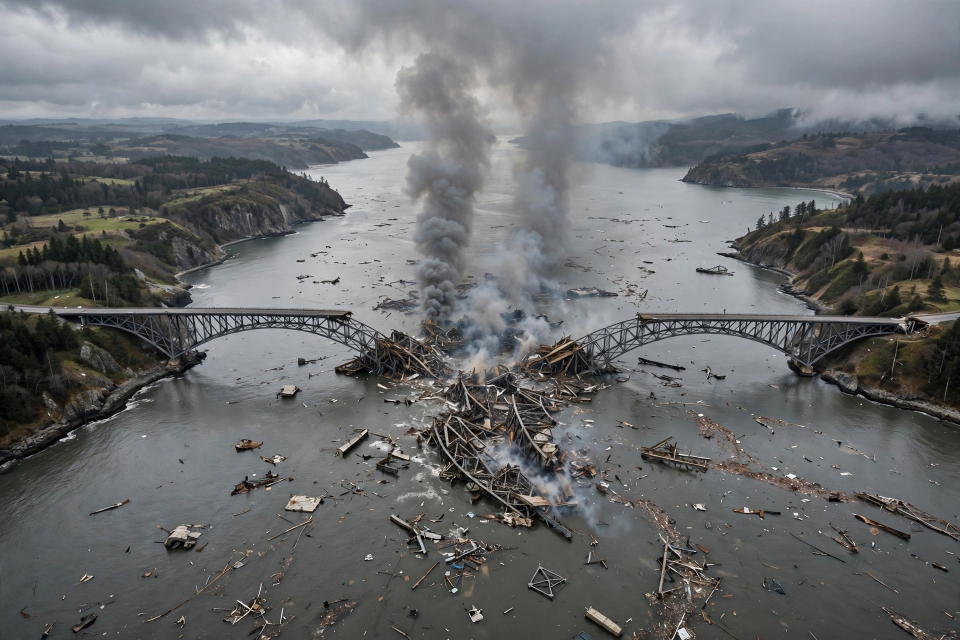
#> input picture assets/media-generation-bridge-0-f1408140-7d7a-4998-b354-f97d2cdd2318.png, 1920 x 1280 px (shown at 1/2 size); its folder holds 4 pictures in this run
$ python compose.py
#> lines starting #> are read from the running program, lines starting #| are printed output that depends on the picture
#!/usr/bin/env python3
"""Compose the news-image-20261117 entry v2: a dense newspaper front page
summing up Tuesday 17 November 2026's world news — 45 verified stories,
9 illustrated panels, a world-map panel with 26 story-location dots, and
36 one-line briefs across four regional columns. All panel photos are
AI-generated illustrations (no text in them); every word is drawn crisply
with PIL. Deterministic: same inputs -> same bytes."""
import os
from PIL import Image, ImageDraw, ImageFont

BASE = os.path.dirname(os.path.abspath(__file__))
ASSETS = os.path.join(BASE, "assets")

W, H = 1024, 1024
MARGIN = 12
GUT = 8

NAVY = (13, 27, 46)
NAVY2 = (18, 38, 63)
YELLOW = (255, 201, 14)
WHITE = (255, 255, 255)
BLACK = (10, 10, 10)
RED = (198, 12, 24)
GREY_BG = (238, 238, 235)
DARK = (24, 24, 24)
MIDGREY = (90, 90, 90)
OCEAN = (203, 224, 240)
LAND = (199, 191, 168)
LAND_LINE = (150, 142, 120)

FB = "/usr/share/fonts/truetype/dejavu/DejaVuSans-Bold.ttf"
FR = "/usr/share/fonts/truetype/dejavu/DejaVuSans.ttf"
FSB = "/usr/share/fonts/truetype/dejavu/DejaVuSerif-Bold.ttf"

def font(path, size):
    return ImageFont.truetype(path, size)

F_DATE = font(FSB, 44)
F_SUB = font(FB, 20)
F_HERO_HEAD = font(FB, 40)
F_HERO_SUB = font(FR, 22)
F_KICK = font(FB, 14)
F_KICK_S = font(FB, 13)
F_HEAD = font(FB, 20)
F_SUB2 = font(FR, 14)
F_HEAD_S = font(FB, 18)
F_SUB_S = font(FR, 13)
F_MAP_HEAD = font(FB, 14)
F_COL_HEAD = font(FB, 14)
F_BRIEF = font(FR, 14)

def crop_to(im, tw, th, cy=0.5):
    """Crop image to target aspect, centred vertically at fraction cy."""
    w, h = im.size
    target = tw / th
    ch = int(w / target)
    if ch > h:
        cw = int(h * target)
        x0 = (w - cw) // 2
        return im.crop((x0, 0, x0 + cw, h)).resize((tw, th), Image.LANCZOS)
    y0 = int(max(0, min(h - ch, cy * h - ch / 2)))
    return im.crop((0, y0, w, y0 + ch)).resize((tw, th), Image.LANCZOS)

def load(name):
    for f in sorted(os.listdir(ASSETS)):
        if f.startswith("media-generation-" + name + "-") and \
                f.endswith((".png", ".webp", ".jpg", ".jpeg")):
            return Image.open(os.path.join(ASSETS, f)).convert("RGB")
    raise FileNotFoundError(name)

def wrap(draw, text, fnt, max_w):
    words, lines, cur = text.split(), [], ""
    for wd in words:
        t = (cur + " " + wd).strip()
        if draw.textlength(t, font=fnt) <= max_w:
            cur = t
        else:
            if cur:
                lines.append(cur)
            cur = wd
    if cur:
        lines.append(cur)
    return lines

def panel(draw, canvas, img, x, y, w, h, kicker, head, sub, kcolor=RED,
          head_font=F_HEAD, sub_font=F_SUB2, kick_font=F_KICK, img_h=80):
    canvas.paste(img, (x, y))
    draw.rectangle([x, y + img_h, x + w, y + h], fill=WHITE)
    draw.rectangle([x, y, x + w - 1, y + h - 1], outline=(200, 200, 200), width=1)
    tx = x + 8
    ty = y + img_h + 6
    draw.text((tx, ty), kicker, font=kick_font, fill=kcolor)
    ty += kick_font.size + 2
    for ln in wrap(draw, head, head_font, w - 16):
        draw.text((tx, ty), ln, font=head_font, fill=BLACK)
        ty += head_font.size + 1
    for ln in wrap(draw, sub, sub_font, w - 16):
        draw.text((tx, ty), ln, font=sub_font, fill=MIDGREY)
        ty += sub_font.size + 1
    if ty > y + h - 1:
        print(f"WARNING: caption overflow in panel {kicker!r} by {ty - (y + h)}px")

# ---- Simplified world map (lon, lat polygons, equirectangular) ----
N_AMERICA = [(-168,66),(-158,71),(-140,70),(-128,70),(-115,73),(-100,72),(-95,80),
             (-85,80),(-80,73),(-70,68),(-65,62),(-60,55),(-55,52),(-60,47),(-65,44),
             (-70,42),(-75,35),(-80,32),(-81,25),(-87,21),(-90,21),(-97,26),(-105,22),
             (-108,24),(-112,28),(-117,32),(-122,37),(-124,42),(-124,48),(-130,54),
             (-140,60),(-150,61),(-158,58),(-165,60),(-168,66)]
GREENLAND = [(-58,64),(-45,60),(-40,64),(-32,68),(-22,70),(-25,76),(-35,80),(-50,80),
             (-60,76),(-62,70),(-58,64)]
S_AMERICA = [(-79,9),(-77,8),(-75,11),(-71,12),(-64,10),(-60,8),(-54,6),(-51,4),
             (-50,0),(-44,-3),(-38,-5),(-35,-8),(-37,-13),(-39,-17),(-41,-22),(-46,-24),
             (-48,-28),(-52,-33),(-57,-38),(-62,-41),(-65,-45),(-67,-49),(-69,-52),
             (-71,-54),(-74,-53),(-73,-46),(-73,-40),(-73,-33),(-71,-29),(-70,-23),
             (-70,-18),(-75,-15),(-77,-12),(-79,-8),(-81,-4),(-81,0),(-80,5),(-79,9)]
EUROPE = [(-10,36),(-9,38),(-9,43),(-4,44),(-2,47),(-1,49),(2,51),(4,52),(7,54),
          (8,57),(10,58),(10,59),(6,60),(5,62),(8,63),(12,65),(15,66),(18,69),
          (22,70),(27,71),(30,70),(28,66),(25,65),(23,62),(22,60),(24,58),(21,55),
          (19,54),(15,54),(12,54),(8,54),(8,57),(5,53),(3,51),(0,46),(-2,44),
          (-4,44),(-9,43),(-10,36)]
UK = [(-5,50),(-3,53),(-5,56),(-4,58),(-2,57),(-1,57),(1,53),(1,51),(0,50),(-3,50),
      (-5,50)]
AFRICA = [(-17,15),(-17,21),(-14,24),(-10,31),(-6,33),(-5,35),(0,36),(5,37),(10,37),
          (11,34),(15,32),(20,32),(25,32),(30,31),(32,31),(34,28),(35,25),(37,22),
          (38,18),(40,15),(43,12),(48,11),(51,12),(51,5),(48,2),(45,-1),(41,-4),
          (40,-8),(39,-12),(36,-16),(35,-20),(33,-25),(31,-29),(28,-33),(25,-34),
          (20,-35),(18,-32),(16,-28),(14,-23),(13,-18),(13,-13),(12,-8),(9,-1),
          (9,4),(6,4),(0,6),(-4,5),(-8,4),(-12,8),(-15,11),(-17,15)]
MADAGASCAR = [(44,-16),(47,-15),(50,-16),(50,-20),(47,-24),(45,-25),(44,-21),(44,-16)]
ASIA = [(30,36),(36,36),(40,39),(44,39),(48,38),(48,34),(47,30),(50,29),(54,26),
        (58,26),(61,25),(66,25),(68,23),(72,20),(76,13),(77,8),(80,7),(80,14),
        (84,18),(88,22),(91,22),(92,16),(95,16),(98,14),(98,10),(101,7),(103,1),
        (104,8),(106,10),(109,13),(109,18),(106,20),(108,21),(111,21),(114,22),
        (118,25),(121,28),(122,33),(122,37),(126,40),(130,42),(133,43),(136,44),
        (139,47),(141,50),(142,55),(142,60),(140,66),(138,71),(133,72),(128,72),
        (123,73),(118,73),(113,74),(108,75),(103,76),(98,76),(93,75),(88,74),
        (83,73),(78,72),(73,72),(69,70),(65,69),(60,69),(55,69),(50,69),(45,68),
        (40,67),(35,66),(31,65),(30,60),(28,55),(30,50),(33,45),(36,42),(35,38),
        (30,36)]
INDONESIA = [(95,5),(98,4),(100,0),(102,-3),(105,-5),(108,-7),(111,-7),(114,-8),
             (117,-9),(120,-10),(123,-10),(126,-9),(129,-8),(132,-6),(134,-4),
             (136,-2),(139,-2),(141,-3),(141,-8),(138,-8),(134,-7),(130,-6),
             (127,-8),(124,-9),(121,-10),(118,-9),(115,-8),(112,-7),(109,-6),
             (106,-5),(103,-3),(100,0),(97,3),(95,5)]
NEW_GUINEA = [(131,-1),(136,-2),(141,-3),(146,-6),(150,-10),(147,-9),(143,-8),
              (139,-8),(136,-7),(132,-4),(131,-1)]
JAPAN = [(130,31),(132,33),(135,34),(137,35),(139,35),(141,39),(141,42),(143,43),
         (145,44),(142,44),(140,41),(139,38),(137,36),(134,34),(131,33),(130,31)]
AUSTRALIA = [(113,-22),(114,-26),(115,-31),(115,-34),(118,-35),(122,-34),(126,-32),
             (129,-32),(132,-32),(135,-35),(137,-35),(140,-38),(144,-38),(147,-39),
             (150,-37),(152,-33),(153,-30),(153,-27),(151,-24),(149,-21),(146,-19),
             (143,-15),(142,-12),(142,-15),(140,-17),(139,-18),(136,-15),(134,-12),
             (132,-12),(129,-13),(126,-14),(123,-16),(120,-19),(117,-20),(114,-21),
             (113,-22)]
NEW_ZEALAND = [(167,-45),(169,-46),(172,-43),(174,-41),(176,-38),(178,-37),(175,-38),
               (173,-41),(170,-43),(167,-45)]
CONTINENTS = [N_AMERICA, GREENLAND, S_AMERICA, EUROPE, UK, AFRICA, MADAGASCAR,
              ASIA, INDONESIA, NEW_GUINEA, JAPAN, AUSTRALIA, NEW_ZEALAND]

# Story locations: (lon, lat)
DOTS = [(36.5, 45.3), (30.5, 50.45), (56, 27), (114, 22.5), (-122, 37.4),
        (2.35, 48.85), (-77, 38.9), (104, 60), (106.9, 47.9), (34.5, 31.5),
        (23, -2), (30.1, -1.9), (46.7, 24.7), (45, 12.8), (139.7, 35.7),
        (-47.9, -15.8), (174.8, -36.8), (-0.1, 51.5), (14.4, 50.1), (44.4, 33.3),
        (50.6, 26.2), (28, -26), (103.8, 1.35), (-58.4, -34.6), (10.75, 59.9),
        (31.2, 30)]

def draw_map(draw, x, y, w, h):
    """Draw the world map panel: header + ocean + continents + story dots."""
    draw.rectangle([x, y, x + w, y + h], fill=OCEAN)
    draw.rectangle([x, y, x + w, y + 22], fill=NAVY)
    draw.text((x + 8, y + 3), "WHERE IT HAPPENED \u2014 26 FLASH POINTS",
              font=F_MAP_HEAD, fill=WHITE)
    mx, my, mw, mh = x, y + 22, w, h - 22
    lat_top, lat_bot = 72.0, -58.0
    def proj(lon, lat):
        px = mx + (lon + 180.0) / 360.0 * mw
        py = my + (lat_top - lat) / (lat_top - lat_bot) * mh
        # clamp into the map rect so polar land never paints over the header
        px = min(max(px, mx), mx + mw - 1)
        py = min(max(py, my), my + mh - 1)
        return (px, py)
    for poly in CONTINENTS:
        pts = [proj(lon, lat) for lon, lat in poly]
        draw.polygon(pts, fill=LAND, outline=LAND_LINE)
    for lon, lat in DOTS:
        px, py = proj(lon, lat)
        r = 3.2
        draw.ellipse([px - r - 1, py - r - 1, px + r + 1, py + r + 1], fill=WHITE)
        draw.ellipse([px - r, py - r, px + r, py + r], fill=RED)
    draw.rectangle([x, y, x + w - 1, y + h - 1], outline=(200, 200, 200), width=1)

canvas = Image.new("RGB", (W, H), GREY_BG)
draw = ImageDraw.Draw(canvas)

# ---- Masthead ----
mh_y, mh_h = MARGIN, 80
draw.rectangle([MARGIN, mh_y, W - MARGIN, mh_y + mh_h], fill=NAVY)
draw.rectangle([MARGIN, mh_y + mh_h - 5, W - MARGIN, mh_y + mh_h], fill=YELLOW)
date = "TUESDAY 17 NOVEMBER 2026"
dw = draw.textlength(date, font=F_DATE)
#> dw = 769
draw.text(((W - dw) / 2, mh_y + 6), date, font=F_DATE, fill=WHITE)
sub = "THE WORLD IN ONE IMAGE \u2014 45 STORIES \u2022 SIX CONTINENTS"
sw = draw.textlength(sub, font=F_SUB)
#> sw = 680.5
draw.text(((W - sw) / 2, mh_y + 54), sub, font=F_SUB, fill=YELLOW)

# ---- Hero: Kerch Bridge ----
hy, hh = mh_y + mh_h + GUT, 180
hw = W - 2 * MARGIN
hero = crop_to(load("bridge"), hw, hh, cy=0.52)
#> in load, returned value is the input picture: PIL image 1920x1280 RGB; mean R, G, B 107.1, 109.2, 110.5
#> in crop_to, `w, h = im.size`: w = 1920; h = 1280
#> in crop_to, `ch = int(w / target)`: ch = 345
#> in crop_to, `y0 = int(max(0, min(h - ch, cy * h - ch / 2)))`: y0 = 493
canvas.paste(hero, (MARGIN, hy))
band_h = 100
band = Image.new("RGBA", (hw, band_h), (0, 0, 0, 0))
#> band: PIL image 1000x100 RGBA; every value is 0
bd = ImageDraw.Draw(band)
for i in range(band_h):
    a = int(215 * (i / band_h) ** 0.6)
    bd.line([(0, i), (hw, i)], fill=(8, 12, 20, a))
canvas.paste(band, (MARGIN, hy + hh - band_h), band)
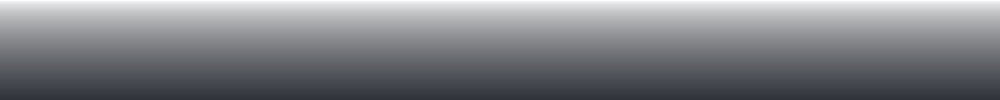
#> band: PIL image 1000x100 RGBA; mean R, G, B, A 8, 12, 20, 132.8; transparent parts drawn white
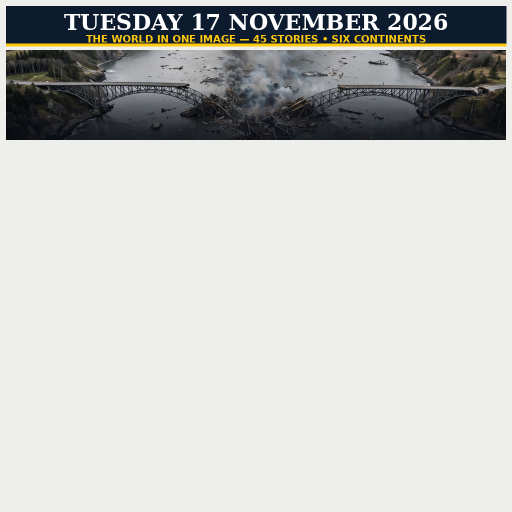
#> canvas: PIL image 1024x1024 RGB (shown at 1/2 size); mean R, G, B 197.1, 197.7, 195.1
draw = ImageDraw.Draw(canvas)
draw.rectangle([MARGIN + 14, hy + hh - band_h + 8, MARGIN + 14 + 168, hy + hh - band_h + 34],
               fill=RED)
draw.text((MARGIN + 22, hy + hh - band_h + 10), "UKRAINE WAR", font=F_KICK, fill=WHITE)
draw.text((MARGIN + 14, hy + hh - 64), "KERCH BRIDGE FALLS", font=F_HERO_HEAD, fill=WHITE)
draw.text((MARGIN + 14, hy + hh - 24),
          "Ukraine strike drops road arch into the strait \u2014 road link to Crimea cut",
          font=F_HERO_SUB, fill=(225, 225, 225))

# ---- Map row: world map + Ebola + Gaza ----
mry, mrh = hy + hh + GUT, 160
map_w = 492
sm_w = (W - 2 * MARGIN - map_w - 2 * GUT) // 2
draw_map(draw, MARGIN, mry, map_w, mrh)
eb = crop_to(load("ebola"), sm_w, 80, cy=0.45)
#> call 2 of crop_to, with tw = 246, th = 80, cy = 0.45
#> in crop_to (call 2), `ch = int(w / target)`: ch = 624
#> in crop_to (call 2), `y0 = int(max(0, min(h - ch, cy * h - ch / 2)))`: y0 = 264
#> in crop_to (call 2), `return im.crop((0, y0, w, y0 + ch)).resize((tw, th), Image.LANCZOS)`:
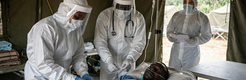
#> returned value: PIL image 246x80 RGB; mean R, G, B 120.7, 118.9, 111.8
panel(draw, canvas, eb, MARGIN + map_w + GUT, mry, sm_w, mrh,
      "AFRICA \u2022 HEALTH", "EBOLA OUT OF CONTROL",
      "5,500 dead in DR Congo",
      head_font=F_HEAD_S, sub_font=F_SUB_S, kick_font=F_KICK_S, img_h=80)
gz = crop_to(load("gaza"), sm_w, 80, cy=0.45)
#> call 3 of crop_to, with tw = 246, th = 80, cy = 0.45
#> in crop_to (call 3), `return im.crop((0, y0, w, y0 + ch)).resize((tw, th), Image.LANCZOS)`:
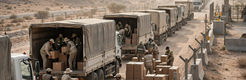
#> returned value: PIL image 246x80 RGB; mean R, G, B 127.4, 111.8, 97.3
panel(draw, canvas, gz, MARGIN + map_w + GUT + sm_w + GUT, mry, sm_w, mrh,
      "GAZA \u2022 AID", "FOUR NATIONS: OPEN GAZA AID",
      "UK, Australia, Canada, Italy",
      head_font=F_HEAD_S, sub_font=F_SUB_S, kick_font=F_KICK_S, img_h=80)
#> call 2 of panel, with x = 766, y = 288, w = 246, h = 160, kicker = 'GAZA • AID', head = 'FOUR NATIONS: OPEN GAZA AID', sub = 'UK, Australia, Canada, Italy', kcolor = (198, 12, 24)
#> in panel (call 2), `canvas.paste(img, (x, y))`:
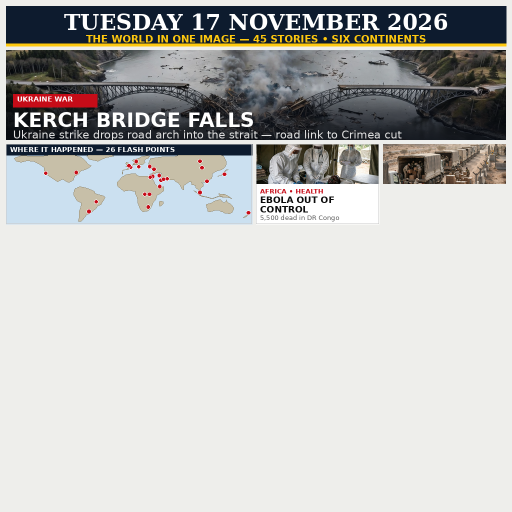
#> canvas: PIL image 1024x1024 RGB (shown at 1/2 size); mean R, G, B 191.1, 191.3, 189.1

# ---- Row 1: Hormuz + Summit + Nvidia ----
r1y, r1h = mry + mrh + GUT, 160
r1w = (W - 2 * MARGIN - 2 * GUT) // 3
hormuz = crop_to(load("hormuz"), r1w, 80, cy=0.55)
#> call 4 of crop_to, with tw = 328, th = 80, cy = 0.55
#> in crop_to (call 4), `ch = int(w / target)`: ch = 468
#> in crop_to (call 4), `y0 = int(max(0, min(h - ch, cy * h - ch / 2)))`: y0 = 470
#> in crop_to (call 4), `return im.crop((0, y0, w, y0 + ch)).resize((tw, th), Image.LANCZOS)`:
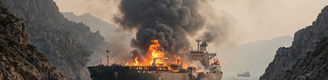
#> returned value: PIL image 328x80 RGB; mean R, G, B 122.2, 109.6, 98.6
panel(draw, canvas, hormuz, MARGIN, r1y, r1w, r1h,
      "GULF \u2022 WAR", "US STRIKES QESHM; TANKERS BURN",
      "Mines hit ships; oil nears $94", img_h=80)
#> call 3 of panel, with x = 12, y = 456, w = 328, h = 160, kicker = 'GULF • WAR', head = 'US STRIKES QESHM; TANKERS BURN', sub = 'Mines hit ships; oil nears $94', kcolor = (198, 12, 24)
#> in panel (call 3), `canvas.paste(img, (x, y))`:
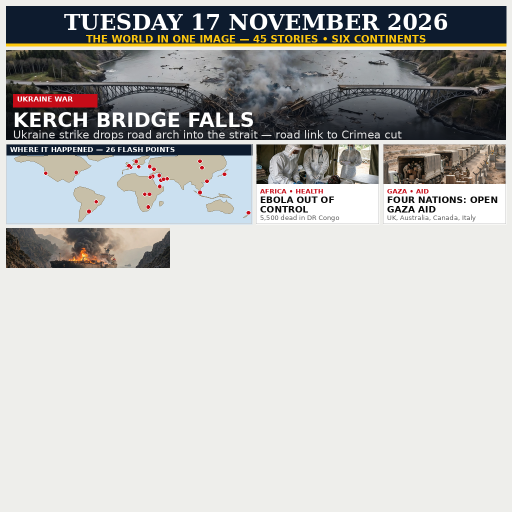
#> canvas: PIL image 1024x1024 RGB (shown at 1/2 size); mean R, G, B 188, 187.8, 185.5
#> (the run stopped early here; a loop or call above may not have finished)
